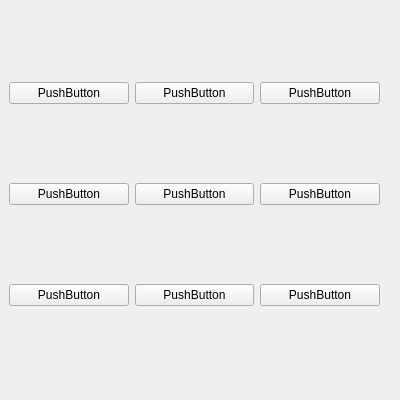
<?xml version="1.0" encoding="UTF-8"?>
<ui version="4.0">
 <class>Form</class>
 <widget class="QWidget" name="Form">
  <property name="geometry">
   <rect>
    <x>0</x>
    <y>0</y>
    <width>400</width>
    <height>400</height>
   </rect>
  </property>
  <property name="minimumSize">
   <size>
    <width>400</width>
    <height>400</height>
   </size>
  </property>
  <property name="maximumSize">
   <size>
    <width>400</width>
    <height>400</height>
   </size>
  </property>
  <property name="windowTitle">
   <string>Form</string>
  </property>
  <widget class="QWidget" name="gridLayoutWidget">
   <property name="geometry">
    <rect>
     <x>9</x>
     <y>9</y>
     <width>371</width>
     <height>371</height>
    </rect>
   </property>
   <layout class="QGridLayout" name="gridLayout">
    <item row="0" column="1">
     <widget class="QPushButton" name="pushButton">
      <property name="text">
       <string>PushButton</string>
      </property>
     </widget>
    </item>
    <item row="0" column="2">
     <widget class="QPushButton" name="pushButton_5">
      <property name="text">
       <string>PushButton</string>
      </property>
     </widget>
    </item>
    <item row="1" column="2">
     <widget class="QPushButton" name="pushButton_6">
      <property name="text">
       <string>PushButton</string>
      </property>
     </widget>
    </item>
    <item row="0" column="0">
     <widget class="QPushButton" name="pushButton_3">
      <property name="text">
       <string>PushButton</string>
      </property>
     </widget>
    </item>
    <item row="1" column="1">
     <widget class="QPushButton" name="pushButton_2">
      <property name="text">
       <string>PushButton</string>
      </property>
     </widget>
    </item>
    <item row="1" column="0">
     <widget class="QPushButton" name="pushButton_4">
      <property name="text">
       <string>PushButton</string>
      </property>
     </widget>
    </item>
    <item row="2" column="0">
     <widget class="QPushButton" name="pushButton_7">
      <property name="text">
       <string>PushButton</string>
      </property>
     </widget>
    </item>
    <item row="2" column="1">
     <widget class="QPushButton" name="pushButton_8">
      <property name="text">
       <string>PushButton</string>
      </property>
     </widget>
    </item>
    <item row="2" column="2">
     <widget class="QPushButton" name="pushButton_9">
      <property name="text">
       <string>PushButton</string>
      </property>
     </widget>
    </item>
   </layout>
  </widget>
 </widget>
 <resources/>
 <connections/>
</ui>
